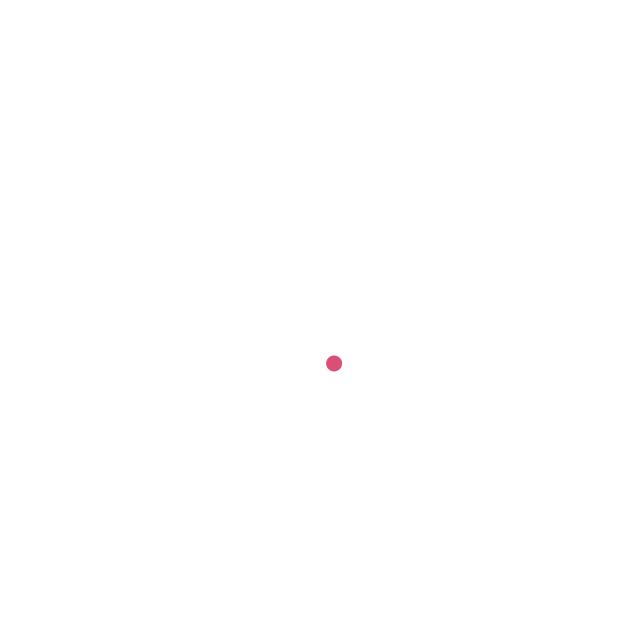
Frame 1 (no input)
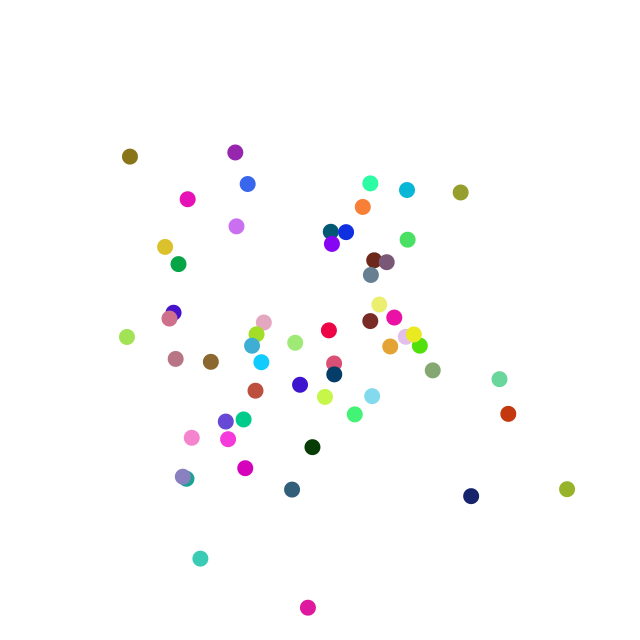
Frame 60 (the mouse pressed at the canvas centre just before this capture)
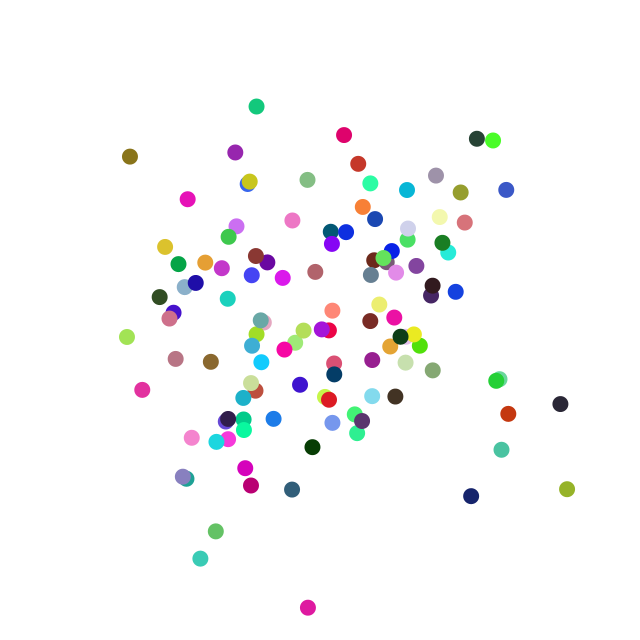
Frame 120 (the mouse held since frame 60 and released just before this capture)

The Processing sketch that drew these frames (run headless with seeded random() and noise(); from frame 60 on, the mouse is pressed at the canvas centre):

// Processing sketch: C0_5_randomGaussian_randomColor
// ── C0_5_randomGaussian_randomColor.pde
void setup(){
  size(640,640);
  background(255);
}
void draw() {
  float sd = 100;
  float mean = 320;
  float x = sd*randomGaussian()+320;
  float y = sd*randomGaussian()+320;
  noStroke();
  fill(int(random(255)),int(random(255)),int(random(255)));
  ellipse(x, y, 16, 16);
}
